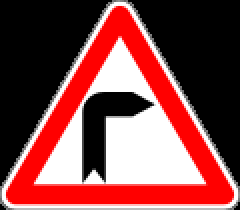
#> input picture targets (copy)/1.png, 120 x 105 px, given in place of 1.jpg, which was not available (shown 2 times larger)
$ python remove_background.py   (older library calls are emulated)
#> lines starting #> are read from the running program, lines starting #| are printed output that depends on the picture; after the words box and inside, x2 and y2 are one past the last pixel; in counts of white or black regions, pixels touching at a corner belong together; pictures that were not available may be replaced by others from this repository, and a replacement may not be noted
import cv2
import numpy as np
from PIL import Image

from matplotlib import pyplot as plt

#== Parameters =======================================================================
BLUR = 21
CANNY_THRESH_1 = 10
CANNY_THRESH_2 = 200
MASK_DILATE_ITER = 10
MASK_ERODE_ITER = 10
MASK_COLOR = (1.0,1.0,1.0) # In BGR format


#== Processing =======================================================================

#-- Read image -----------------------------------------------------------------------
img = cv2.imread('./1.jpg')
#> img is the input picture: shape (105, 120, 3); mean B, G, R 70.9, 70.9, 132.7
gray = cv2.cvtColor(img,cv2.COLOR_BGR2GRAY)
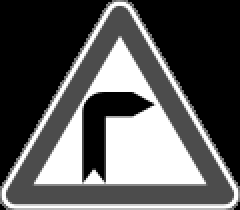
#> gray: shape (105, 120) (shown 2 times larger); min 0, max 255, mean 89.3

#-- Edge detection -------------------------------------------------------------------
edges = cv2.Canny(gray, CANNY_THRESH_1, CANNY_THRESH_2)
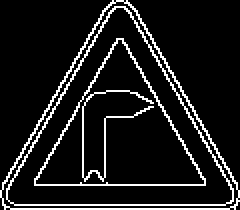
#> edges: shape (105, 120) (shown 2 times larger); 10.5% white in thin lines or dots
edges = cv2.dilate(edges, None)
#> edges: shape (105, 120); 27.8% white; 2 white regions, box (x1, y1, x2, y2) and area: (0, 0, 120, 105) 2082, (16, 18, 104, 94) 1419
edges = cv2.erode(edges, None)
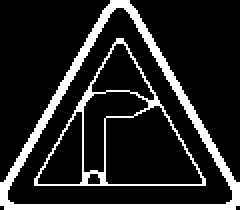
#> edges: shape (105, 120) (shown 2 times larger); 15.1% white; 2 white regions

#-- Find contours in edges, sort by area ---------------------------------------------
contour_info = []
_, contours, _ = cv2.findContours(edges, cv2.RETR_LIST, cv2.CHAIN_APPROX_NONE)
#> contours = 8 contours; box (x1, y1, x2, y2) and area: (0, 0, 120, 105) 7293, (3, 3, 117, 103) 6245, (17, 19, 103, 93) 3292, (52, 52, 102, 93) 1442, (41, 45, 75, 87) 654, (18, 55, 42, 93) 509, (45, 21, 78, 51) 466, (43, 86, 51, 93) 35
for c in contours:
    contour_info.append((
        c,
        cv2.isContourConvex(c),
        cv2.contourArea(c),
    ))
#> this loop made 8 passes
#> after the loop, contour_info = 8 items
contour_info = sorted(contour_info, key=lambda c: c[2], reverse=True)
max_contour = contour_info[0]
#> max_contour = 3 items, first 3: contour of 336 points, box (x1, y1, x2, y2) (0, 0, 120, 105), area 7293, False, 7293

#-- Create empty mask, draw filled polygon on it corresponding to largest contour ----
# Mask is black, polygon is white
mask = np.zeros(edges.shape)
cv2.fillConvexPoly(mask, max_contour[0], (255))
#> mask: shape (105, 120) float64; 59.2% white; 4 black regions (2 under 20 px), largest, box (x1, y1, x2, y2) and area: (0, 0, 55, 91) 2566, (65, 0, 120, 91) 2564


#-- Smooth mask, then blur it --------------------------------------------------------
mask = cv2.dilate(mask, None, iterations=MASK_DILATE_ITER)
#> mask: shape (105, 120) float64; 79.5% white; 2 black regions, box (x1, y1, x2, y2) and area: (0, 0, 39, 66) 1295, (81, 0, 120, 66) 1293
mask = cv2.erode(mask, None, iterations=MASK_ERODE_ITER)
#> mask: shape (105, 120) float64; 61.2% white; 2 black regions, box (x1, y1, x2, y2) and area: (0, 0, 49, 76) 2445, (71, 0, 120, 76) 2443
mask = cv2.GaussianBlur(mask, (BLUR, BLUR), 0)

mask_stack = np.dstack([mask]*3)    # Create 3-channel alpha mask

#-- Blend masked img into MASK_COLOR background --------------------------------------
mask_stack  = mask_stack.astype('float32') / 255.0          # Use float matrices,
img         = img.astype('float32') / 255.0                 #  for easy blending

masked = (mask_stack * img) + ((1-mask_stack) * MASK_COLOR) # Blend
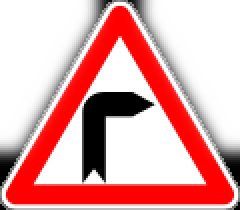
#> masked: shape (105, 120, 3) float64 (shown 2 times larger); mean of channels 0, 1, 2 0.655, 0.655, 0.894; drawn as B, G, R
masked = (masked * 255).astype('uint8')                     # Convert back to 8-bit

# split image into channels
c_red, c_green, c_blue = cv2.split(img)
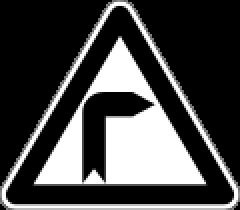
#> c_red: shape (105, 120) float32 (shown 2 times larger); min 0, max 1, mean 0.278
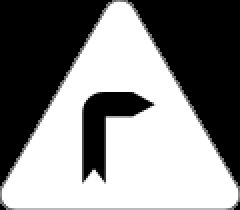
#> c_blue: shape (105, 120) float32 (shown 2 times larger); min 0, max 1, mean 0.52

# merge with mask got on one of a previous steps
img_a = cv2.merge((c_red, c_green, c_blue, mask.astype('float32') / 255.0))

alpha=1
beta=1
gamma=0
cv2.imwrite('clear.png', img_a*255)

im = Image.open('/home/ant/develop/DataGenerator/background.jpg')
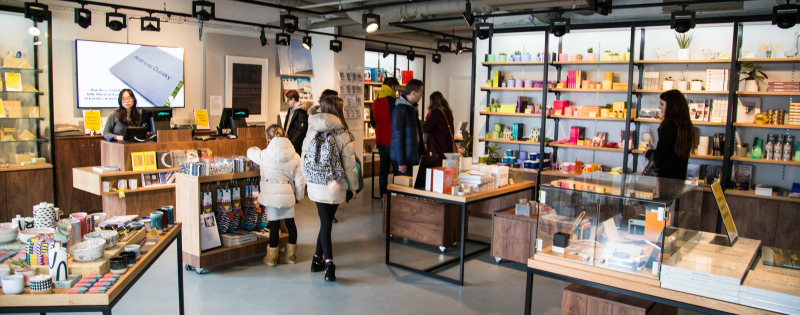
#> input picture yolo_emulator/background.png, 1600 x 630 px, given in place of background.jpg, which was not available (shown at 1/2 size)
#> im is the input picture: PIL image 1600x630 RGB; mean R, G, B 138.8, 124.8, 112.2
im.save('/home/ant/develop/DataGenerator/background.png')

#> (the run stopped early here; a loop or call above may not have finished)
